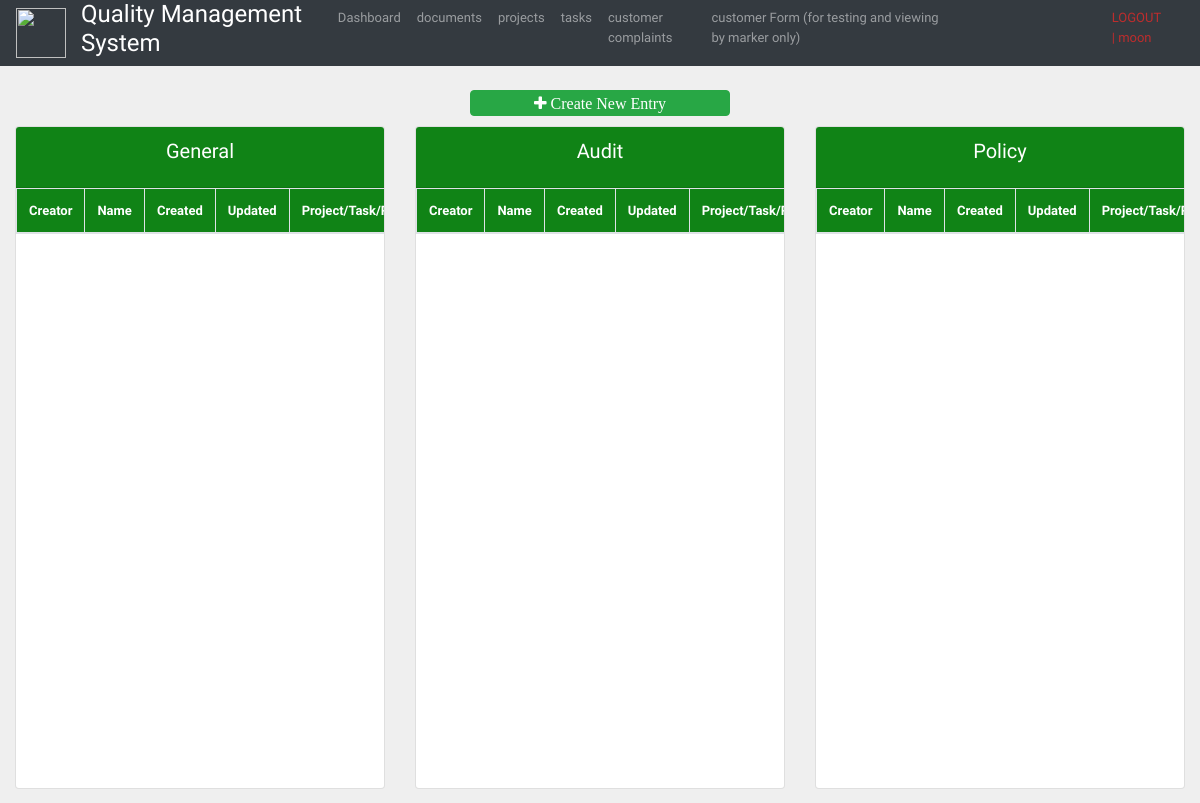
/edocboard/ (signed in, upper part), run on an earlier commit of the app's database.
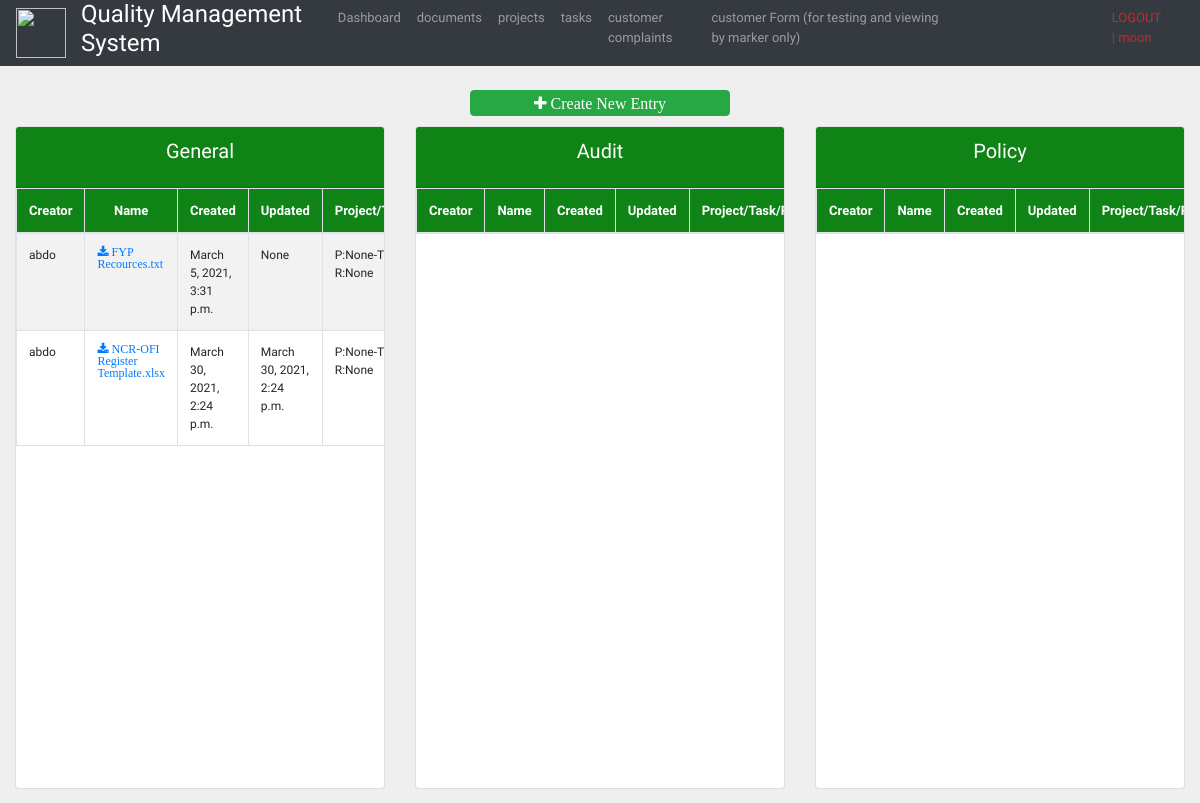
And on a later commit of the database.
### docs/models.py (models this page shows, shortened)
class Doc(models.Model):
    KIND_CHOICE =(
        ('General', 'General'),
        ('Audit', 'Audit'),
        ('Project Related', 'Project Related'),
        ('Policy', 'Policy'),
        ('Procedures', 'Procedures '),
        ('Guidelines', 'Guidelines'),
        ('Forms and templates', 'Forms and templates'),
        ('Minutes', 'Minutes'),
    )
    name = models.CharField(max_length=250, null=True, blank=True)
    creator = models.ForeignKey(settings.AUTH_USER_MODEL, on_delete=models.NOT_PROVIDED)
    projectID = models.ForeignKey(ProjectID.Project, null=True, blank=True, on_delete=models.SET_NULL)
    taskID = models.ForeignKey(TaskID.Task, null=True, blank=True, on_delete=models.SET_NULL)
    reportID = models.ForeignKey(ReportID.Report, null=True, blank=True, on_delete=models.SET_NULL)
    classified = models.BooleanField(default = False)
    document = models.FileField(null=False, blank=False)
    kind = models.CharField(choices=KIND_CHOICE, max_length=30, null=True, blank=True)
    dateCreated = models.DateTimeField(auto_now_add=True)
    dateUpdated = models.DateTimeField(null=True, blank=True)
    dateDeleted = models.DateTimeField(null=True, blank=True)

### acc/decorators.py (the view)
        def wrapper_func(request, *args, **kwargs):
            group = None
            if request.user.groups.exists():
                group =  request.user.groups.all()[0].name
            if group in allowed_roles:
                return view_func(request, *args, **kwargs)
            else:
                return HttpResponse('you are not authorised!')

### docs/views.py (called while the page is built)
@login_required(login_url='login')
@allowed_users(allowed_roles=['Employee'])
def edocboard(request):
   docs = Doc.objects.filter(classified=False)
   return render(request, 'edocboard.html', {'docs': docs})

### docs/templates/edocboard.html (shortened to what this page needs)
{%  extends 'Base.html' %}
{% block content %}
<br>
<div style="max-width: 350px; margin-bottom: 10px;" class="container mx-auto w-50px">
	<div class="col">
		<div style="text-align:center; " class="button-box col-lg-12">
            <a style="font-size: medium;" class="btn btn-success  btn-block fa fa-plus fa-lg" aria-hidden="true" href="{% url 'docEmployeeCreate'%}"> Create New Entry</a>
   		</div>
	</div>
</div>
<div class="row">
	<div class="col-4">
		<div class="card text-center mb-3">
			<div class="card-header"  id="table-title1">
				<h5 class="card-title">General</h5>
			</div>
			<div id="table-short">
				<table class="table table-striped table-bordered projects" style="width: 100%">
					<thead>
						<tr id="table-title1">
							<th>Creator</th>
							<th>Name</th>
							<th>Created</th>
							<th>Updated</th>
							<th>Project/Task/Report</th>
						</tr>
					</thead>
					<tbody id="table-font" >
					{% for d in docs %}
						{% if d.dateDeleted == null and d.kind == 'General' or d.kind == null and d.dateDeleted == null %}
							<tr >
							<td>{{d.creator}}</td>
							<td><a class= "fa fa-download" href="{{d.document.url}}"> {{d.name}}</a></td>
							<td>{{d.dateCreated}}</td>
							<td>{{d.dateUpdated}}</td>
							<td>P:{{d.projectID}}-T:{{d.taskID}}-R:{{d.reportID}}</td>
						</tr>
						{% endif %}
					{% endfor %}
					</tbody>
				</table>
			</div>
		</div>
	</div>
	<div class="col-4">
		<div class="card text-center mb-3">
			<div class="card-header"  id="table-title1">
				<h5 class="card-title">Audit</h5>
			</div>
			<div id="table-short">
				<table class="table table-striped table-bordered projects" style="width: 100%">
					<thead>
						<tr id="table-title1">
							<th>Creator</th>
							<th>Name</th>
							<th>Created</th>
							<th>Updated</th>
							<th>Project/Task/Report</th>
						</tr>
					</thead>
				</table>
			</div>
		</div>
	</div>
	<div class="col-4">
		<div class="card text-center mb-3">
			<div class="card-header"  id="table-title1">
				<h5 class="card-title">Policy</h5>
			</div>
			<div id="table-short">
				<table class="table table-striped table-bordered projects" style="width: 100%">
					<thead>
						<tr id="table-title1">
							<th>Creator</th>
							<th>Name</th>
							<th>Created</th>
							<th>Updated</th>
							<th>Project/Task/Report</th>
						</tr>
					</thead>
				</table>
			</div>
		</div>
	</div>
</div>
{% endblock %}

### templates/Base.html (shortened to what this page needs)
{% load static %}
<!DOCTYPE html>
<html>
	<head>
		<link rel="stylesheet" href="https://stackpath.bootstrapcdn.com/bootstrap/4.3.1/css/bootstrap.min.css">
		<link rel="stylesheet" type="text/css" href="{% static '/css/main.css' %}">
		<link rel="stylesheet" href="https://use.fontawesome.com/releases/v5.6.1/css/all.css">
	</head>
	<body>
		{%  include 'navbar.html' %}
		<div class="container-fluid">
		{% block content %}
		{% endblock %}
		</div>
		<link rel="stylesheet" href="https://stackpath.bootstrapcdn.com/font-awesome/4.7.0/css/font-awesome.min.css"
>
	</body>
</html>

### templates/navbar.html (shortened to what this page needs)
{% load static %}
<nav class="navbar navbar-expand-lg navbar-dark bg-dark sticky-top py-0">
  <img src="{% static 'images/logo.png' %}" width="50" height="50" alt="">
  <div class="container-fluid">
    <div class="collapse navbar-collapse" id="navbarNav">
      <ul style="font-size: small;" class="navbar-nav">
        <li style="margin-right: 20px; color: white !important;" class="nav-item">
          <h4 aria-current="page">Quality Management System</a>
        </li>
        {% if request.user.is_staff or request.user.is_staff %}
        <li class="nav-item">
          <a class="nav-link" aria-current="page" href="{% url 'home' %}">Dashboard</a>
        </li>
        <li class="nav-item">
          <a class="nav-link" href="http://127.0.0.1:8000/admin/">adminhub</a>
        </li>
        <li class="nav-item">
          <a class="nav-link" href="{% url 'docboard' %}">documents</a>
        </li>
        <li class="nav-item">
          <a class="nav-link" href="{% url 'auditboard' %}">auditboard</a>
        </li>
        <li class="nav-item">
          <a class="nav-link" href="{% url 'risk' %}">risk register</a>
        </li>
        {% else %}
        <li class="nav-item">
          <a class="nav-link" aria-current="page" href="{% url 'user' %}">Dashboard</a>
        </li>
        <li class="nav-item">
          <a class="nav-link" href="{% url 'edocboard' %}">documents</a>
        </li>
        {% endif %}
        <li class="nav-item">
          <a class="nav-link" href="{% url 'projectCreate' %}">projects</a>
        </li>
        <li class="nav-item">
          <a class="nav-link" href="{% url 'taskCreate' %}">tasks</a>
        </li>
        <li class="nav-item">
          <a class="nav-link" href="{% url 'customerComplaints' %}">customer complaints</a>
        </li>
        <li class="nav-item">
          <a class="nav-link" href="{% url 'cust_form' %}">customer Form (for testing and viewing by marker only)</a>
        </li>
        <li class="nav-item">
          <a style="margin-left: 150px; color: rgb(189, 45, 45) !important;" class="nav-link"
            href="{% url 'logout'%}">LOGOUT | {{request.user}}</a>
        </li>
      </ul>
    </div>
  </div>
</nav>

### static/css/main.css (style rules this page uses)
body { background-color: #efefef; }

### templates/Base.html (style rules this page uses)
body { font-family: 'Quicksand', sans-serif !important; }

### docs/templates/edocboard.html (style rules this page uses)
#table-title1 { background-color: #108316; color: white; font-size:13px; text-align: center; }
#table-short { height: 600px; overflow-y: auto; }
#table-font { font-size:12px; text-align: left; }

What changed in the data, as far as the page shows it:
added Doc: creator "abdo", name "FYP Recources.txt", dateCreated "March 5, 2021, 3:31 p.m.", dateUpdated "None", projectID "None", reportID "None"
added Doc: creator "abdo", name "NCR-OFI Register Template.xlsx", dateCreated "March 30, 2021, 2:24 p.m.", dateUpdated "March 30, 2021, 2:24 p.m.", projectID "None", reportID "None"
